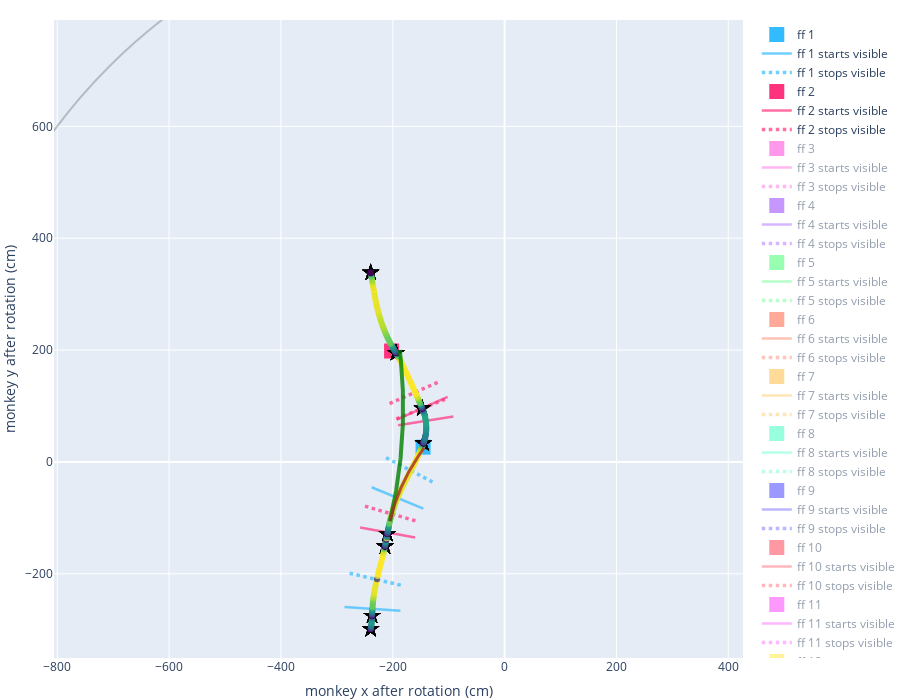

Notebook code for this chart:
### Code cell
current_i = snf.make_individual_plots_for_stops_near_ff_in_plotly(current_i, max_num_plot_to_make=1, 
                                             show_eye_positions_for_both_eyes=True)
